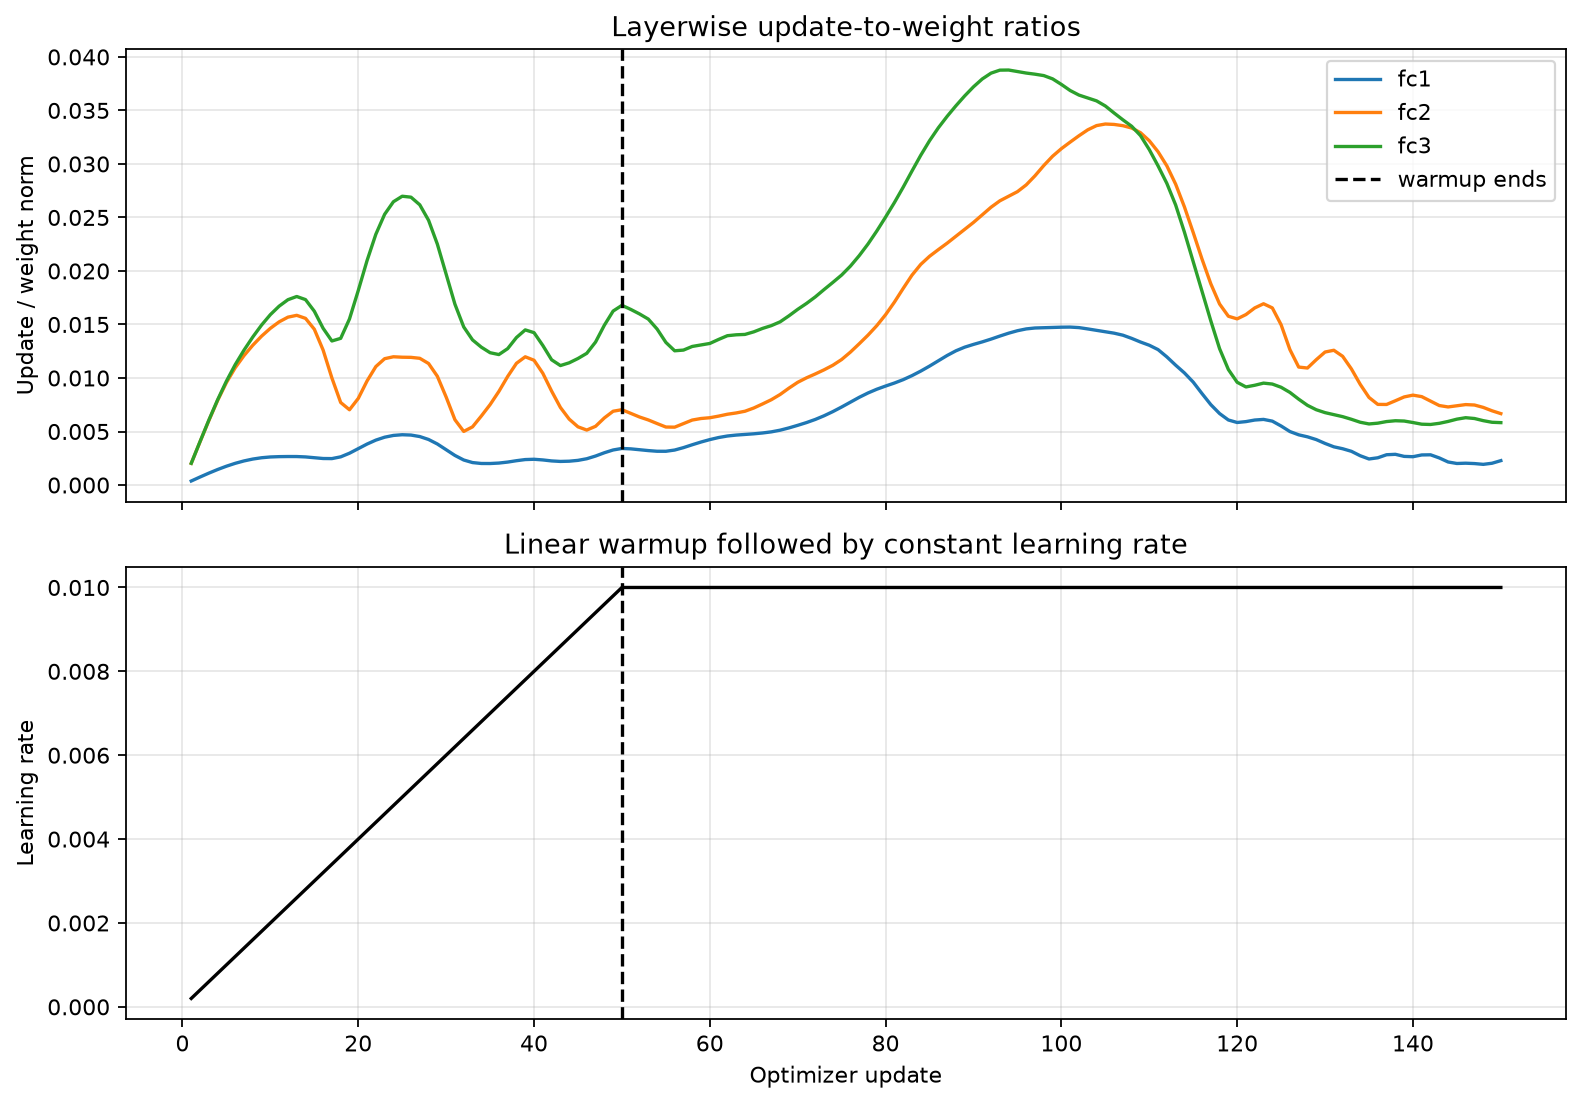

Write Python code to recreate this figure.
import csv
from pathlib import Path

import matplotlib.pyplot as plt
import torch
from torch import nn


SEED = 11
BASE_LEARNING_RATE = 0.01
WARMUP_STEPS = 50
TOTAL_STEPS = 150
BETA1 = 0.9
BETA2 = 0.999
EPSILON = 1e-8


class SmallRegressor(nn.Module):
    def __init__(self):
        super().__init__()
        self.fc1 = nn.Linear(1, 32)
        self.fc2 = nn.Linear(32, 32)
        self.fc3 = nn.Linear(32, 1)

    def forward(self, x):
        x = torch.tanh(self.fc1(x))
        x = torch.tanh(self.fc2(x))
        return self.fc3(x)


def layer_parameter_groups(model):
    groups = {}
    for name, module in model.named_modules():
        if isinstance(module, nn.Linear):
            groups[name] = tuple(
                parameter
                for parameter in (module.weight, module.bias)
                if parameter is not None
            )
    return groups


def layer_norm(parameters):
    return torch.sqrt(sum(parameter.detach().square().sum() for parameter in parameters))


def main():
    torch.manual_seed(SEED)
    model = SmallRegressor()
    optimizer = torch.optim.Adam(
        model.parameters(),
        lr=BASE_LEARNING_RATE / WARMUP_STEPS,
        betas=(BETA1, BETA2),
        eps=EPSILON,
        weight_decay=0,
    )
    groups = layer_parameter_groups(model)

    x = torch.linspace(-1, 1, 256).unsqueeze(1)
    y = torch.sin(2 * torch.pi * x) + 0.3 * x
    records = []
    losses = []

    for step in range(1, TOTAL_STEPS + 1):
        learning_rate = BASE_LEARNING_RATE * min(step / WARMUP_STEPS, 1.0)
        for param_group in optimizer.param_groups:
            param_group["lr"] = learning_rate

        before = {
            name: tuple(parameter.detach().clone() for parameter in parameters)
            for name, parameters in groups.items()
        }

        prediction = model(x)
        loss = nn.functional.mse_loss(prediction, y)
        optimizer.zero_grad(set_to_none=True)
        loss.backward()
        optimizer.step()

        losses.append(loss.item())
        for name, parameters in groups.items():
            old_parameters = before[name]
            update_norm = torch.sqrt(
                sum(
                    (parameter.detach() - old_parameter).square().sum()
                    for parameter, old_parameter in zip(parameters, old_parameters)
                )
            )
            parameter_norm = layer_norm(old_parameters)
            update_weight_ratio = update_norm / parameter_norm.clamp_min(1e-12)
            records.append(
                {
                    "step": step,
                    "layer": name,
                    "learning_rate": learning_rate,
                    "update_norm": update_norm.item(),
                    "weight_norm_before_update": parameter_norm.item(),
                    "update_to_weight_ratio": update_weight_ratio.item(),
                }
            )

    output_dir = Path(__file__).parent
    csv_path = output_dir / "update_weight_ratio.csv"
    with csv_path.open("w", newline="") as file:
        writer = csv.DictWriter(file, fieldnames=records[0].keys())
        writer.writeheader()
        writer.writerows(records)

    print(
        f"Model: 1 -> 32 -> 32 -> 1 tanh MLP; fixed full batch: {len(x)} examples"
    )
    print(
        f"Adam: beta1={BETA1}, beta2={BETA2}, eps={EPSILON}, weight_decay=0"
    )
    print(
        f"Linear warmup: {BASE_LEARNING_RATE / WARMUP_STEPS:.6f} -> "
        f"{BASE_LEARNING_RATE:.6f} over updates 1-{WARMUP_STEPS}; "
        f"constant thereafter through update {TOTAL_STEPS}"
    )
    print(f"Initial loss: {losses[0]:.6f}; final loss: {losses[-1]:.6f}")
    print(
        "ratio = ||parameters_after - parameters_before||_2 / "
        "||parameters_before||_2; weight and bias are grouped per Linear layer."
    )
    print("Selected measurements:")
    print("step  learning_rate  layer  update_to_weight_ratio")
    for step in (1, 10, 25, 49, 50, 51, 75, 100, 150):
        for name in groups:
            record = next(
                row for row in records if row["step"] == step and row["layer"] == name
            )
            print(
                f"{step:>4}  {record['learning_rate']:.6f}      "
                f"{name:>4}  {record['update_to_weight_ratio']:.8f}"
            )
    print(
        f"Learning rate reaches its plateau on update {WARMUP_STEPS}; "
        f"update {WARMUP_STEPS + 1} is the first update with no warmup scaling."
    )
    print(
        "The measured ratios can still vary after that point because Adam's "
        "moment estimates and the layer weight norms continue changing."
    )
    print(f"Per-layer, per-step log saved to {csv_path.name} ({len(records)} rows).")

    steps = range(1, TOTAL_STEPS + 1)
    fig, axes = plt.subplots(2, 1, figsize=(10, 7), sharex=True)
    for name in groups:
        layer_records = [row for row in records if row["layer"] == name]
        ratios = [row["update_to_weight_ratio"] for row in layer_records]
        axes[0].plot(steps, ratios, label=name)
    axes[0].axvline(WARMUP_STEPS, color="black", linestyle="--", label="warmup ends")
    axes[0].set_ylabel("Update / weight norm")
    axes[0].set_title("Layerwise update-to-weight ratios")
    axes[0].grid(alpha=0.3)
    axes[0].legend()

    learning_rates = [
        BASE_LEARNING_RATE * min(step / WARMUP_STEPS, 1.0)
        for step in steps
    ]
    axes[1].plot(steps, learning_rates, color="black")
    axes[1].axvline(WARMUP_STEPS, color="black", linestyle="--")
    axes[1].set(xlabel="Optimizer update", ylabel="Learning rate")
    axes[1].set_title("Linear warmup followed by constant learning rate")
    axes[1].grid(alpha=0.3)
    fig.tight_layout()
    plot_path = output_dir / "update_weight_ratio.png"
    fig.savefig(plot_path, dpi=160, bbox_inches="tight")
    print(f"Plot saved to {plot_path.name}")


if __name__ == "__main__":
    main()
